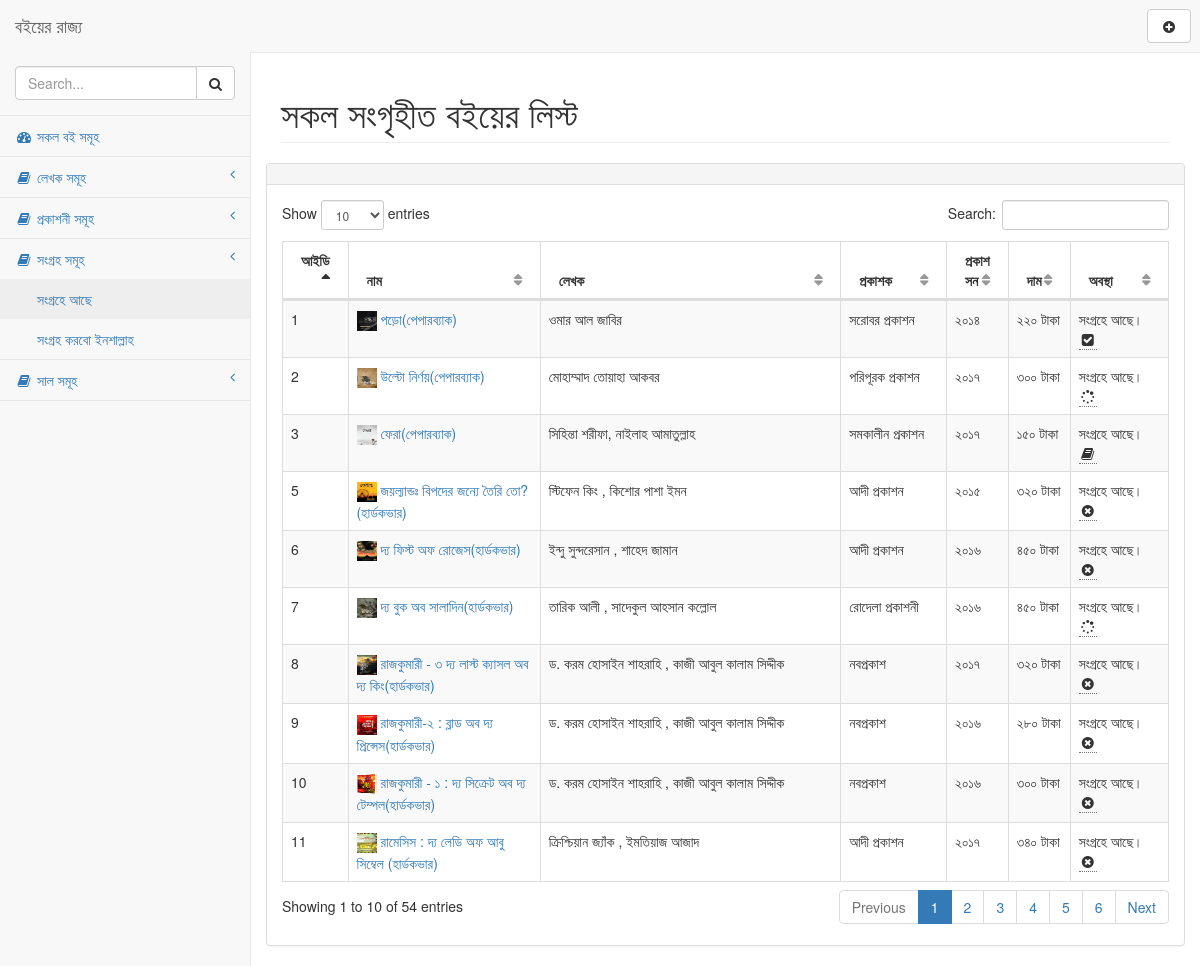
The page /bought.php on the database as committed earlier.
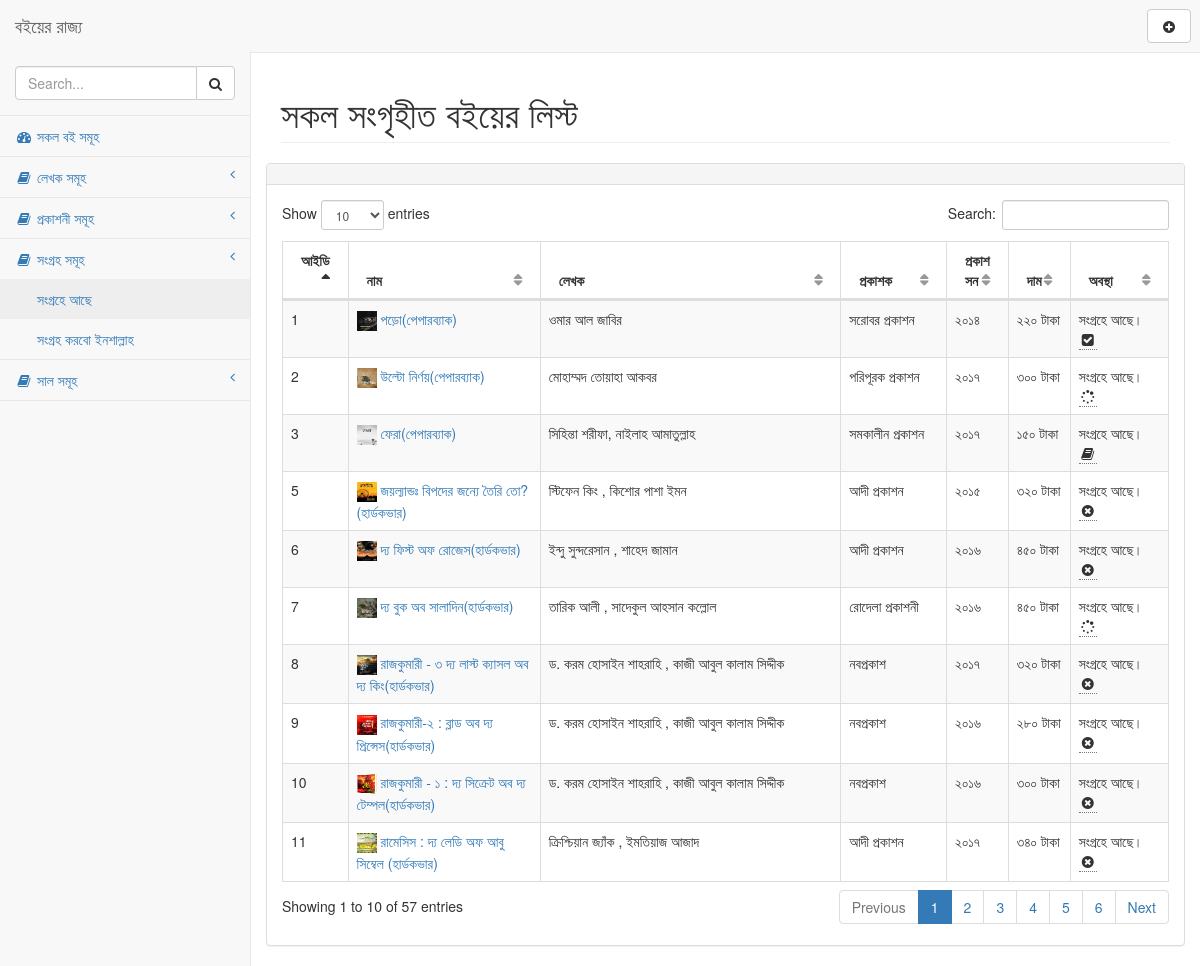
The same page on the database as committed later.
### tables this page shows
CREATE TABLE `tbl_books` (
  `id` int(11) NOT NULL,
  `name` varchar(200) NOT NULL,
  `author` varchar(200) NOT NULL,
  `page` varchar(100) NOT NULL,
  `publisher` varchar(200) NOT NULL,
  `preview` varchar(300) NOT NULL,
  `year` varchar(4) NOT NULL,
  `price` varchar(4) NOT NULL,
  `discount` varchar(5) NOT NULL,
  `status` tinyint(4) NOT NULL DEFAULT 0,
  `buy_link` varchar(500) NOT NULL DEFAULT 'http://',
  `process` tinyint(4) NOT NULL DEFAULT 0,
  `review` text NOT NULL,
  `tags` varchar(300) NOT NULL,
  `buy_priority` tinyint(4) NOT NULL DEFAULT 0,
  `reading` varchar(111) NOT NULL DEFAULT '0',
  `created` varchar(40) NOT NULL DEFAULT '0',
  `updated` varchar(40) NOT NULL DEFAULT '0',
  `created_day` datetime NOT NULL DEFAULT current_timestamp()
);

### bought.php (the view, shortened to what the changed rows need)
<?php include "./inc/header.php"; ?>
<div id="page-wrapper">
    <div class="row">
        <div class="col-lg-12">
            <h1 class="page-header">সকল সংগৃহীত বইয়ের লিস্ট</h1>
</div>
<div class="row">
    <div class="col-lg-12">
        <div class="panel panel-default">
            <div class="panel-heading">
            </div>
            <div class="panel-body">
                <table width="100%" class="table table-striped table-bordered table-hover" id="dataTables-example">
                    <thead>
                        <tr>
                            <th width="5%">
                                <b>আইডি</b>
                            </th>
                            <th>
                                <b>নাম</b>
                            </th>
                            <th>
                                <b>লেখক</b>
                            </th>
                            <th>
                                <b>প্রকাশক</b>
                            </th>
                            <th width="5%">
                                <b>প্রকাশ সন</b>
                            </th>
                            <th>
                                <b>দাম</b>
                            </th>
                            <th>
                                <b>অবস্থা</b>
                            </th>
                        </tr>
                    </thead>
                    <tbody>
                        <?php
                            try {
                                $dbh = new PDO("mysql:dbname=db_ibooks;host=localhost", "root", "root");
                                $dbh->setAttribute(PDO::ATTR_ERRMODE, PDO::ERRMODE_EXCEPTION);
                                $dbh->exec("SET CHARACTER SET utf8");
                                $dbh->pdo = $dbh;
                            } catch (PDOException $e) {
                                echo 'Connection failed: ' . $e->getMessage();
                            }
                            $table = "tbl_books";
                            $query = "SELECT * FROM `".$table."` WHERE `tbl_books`.`status` = 1";
                            $stmt = $dbh->prepare($query);
                            $stmt->execute();
                            if ($stmt->rowCount() > 0) {
                                $result = $stmt->fetchAll();
                                    foreach( $result as $data ) {
                        ?>
                        <?php
                            $oddeven = $data['id'];
                            if($oddeven%2 == 0){
                                $class = "odd gradeX";
                            } else {
                                $class = "even gradeC";
                            }
                        ?>
                                <tr class="<?php echo $class; ?>">
                                    <td width="05%">
                                        <?php echo $data['id']; ?>
                                    </td>
                                    <td>
                                        <a href="book_details.php?id=<?php echo $data['id']; ?>"><img src="covers/<?php echo $data['preview']; ?>" alt="" height="20px" width="20px">
                                            <?php echo $data['name']; ?>
                                        </a>
                                    </td>
                                    <td>
                                        <?php echo $data['author']; ?>
                                    </td>
                                    <td>
                                        <?php echo $data['publisher']; ?>
                                    </td>
                                    <td width="5%">
                                            <?php echo $data['year']; ?>
                                    </td>
                                    <td width="7%">
                                        <?php echo $data['price']; ?> টাকা
                                    </td>
                                    <td width="11%">
                                        <?php
                                            $status = $data['status'];
                                            if($status == 1){
                                            $status = "সংগ্রহে আছে।";
                                            } else {
                                                $status = "কেনা হয়নি।";
                                            }
                                        ?>
                                        <?php echo $status; ?>
                                        <?php
                                            $process = $data['process'];
                                            if($process == 0){
                                                echo '<span><abbr title="পড়তে চাই না।"><i class="fa fa-times-circle fa-fw"></i></abbr></span>';
                                            } elseif($process == 1){
                                                echo '<span><abbr title="পড়বো ইনশাল্লাহ।"><i class="fa fa-book fa-fw"></i></abbr></span>';
                                            } elseif($process == 3){
                                                echo '<span><abbr title="আলহামদুলিল্লাহ, পড়া হয়েছে।"><i class="fa fa-check-square fa-fw"></i></abbr></span>';
                                            } elseif($process == 2) {
                                                echo '<span><abbr title="আলহামদুলিল্লাহ, পড়তেছি।"><i class="fa fa-spinner fa-fw"></i></abbr></span>';
                                            } else {
                                                echo "";
                                            }
                                            ?>
                                    </td>
                                </tr>
                                <?php
                                    }
                                } ?>
                    </tbody>
                </table>
            </div>
        </div>
    </div>
</div>
</div>
<?php include "./inc/footer.php"; ?>

Rows that differ between the two databases and show on the page:
changed tbl_books "উল্টো নির্ণয়(পেপারব্যাক)": author "মোহাম্মাদ তোয়াহা আকবর" → "মোহাম্মদ তোয়াহা আকবর"
Other text that changed with them:
text written by a page script: "Show entries Search: Showing 1 to 10 of 54 entries Previous 1 2 3 4 5 6 Next" → "Show entries Search: Showing 1 to 10 of 57 entries Previous 1 2 3 4 5 6 Next"
